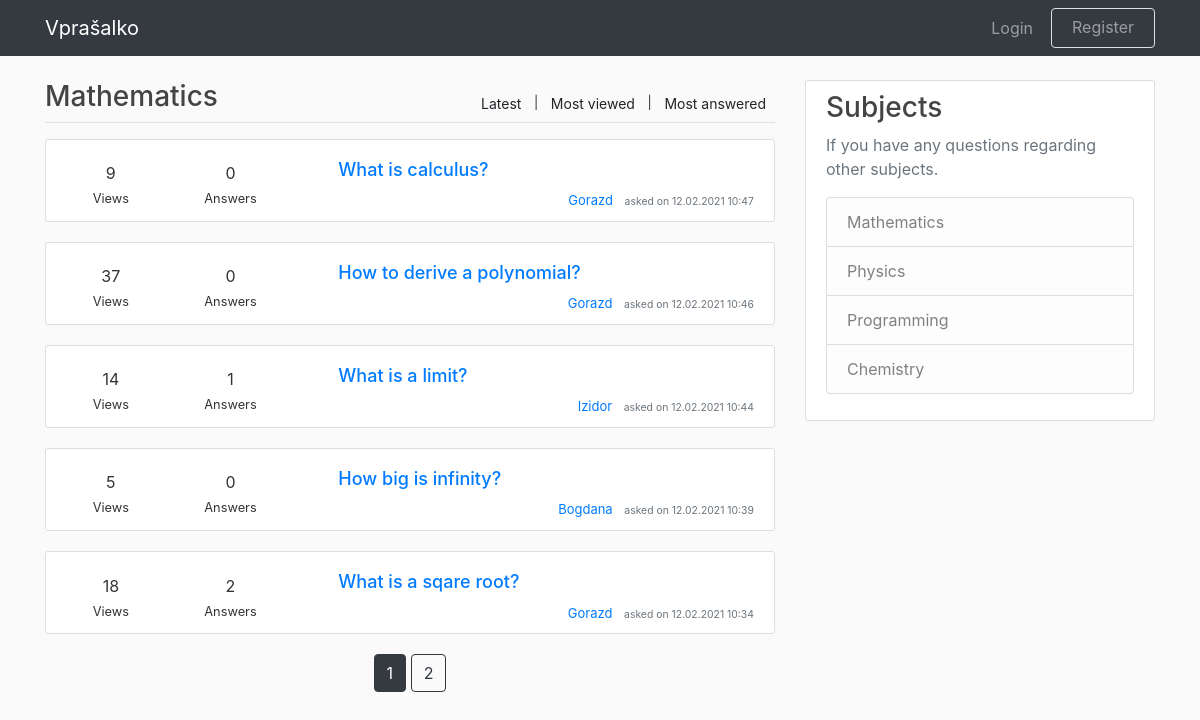
Page /home on the earlier database version.
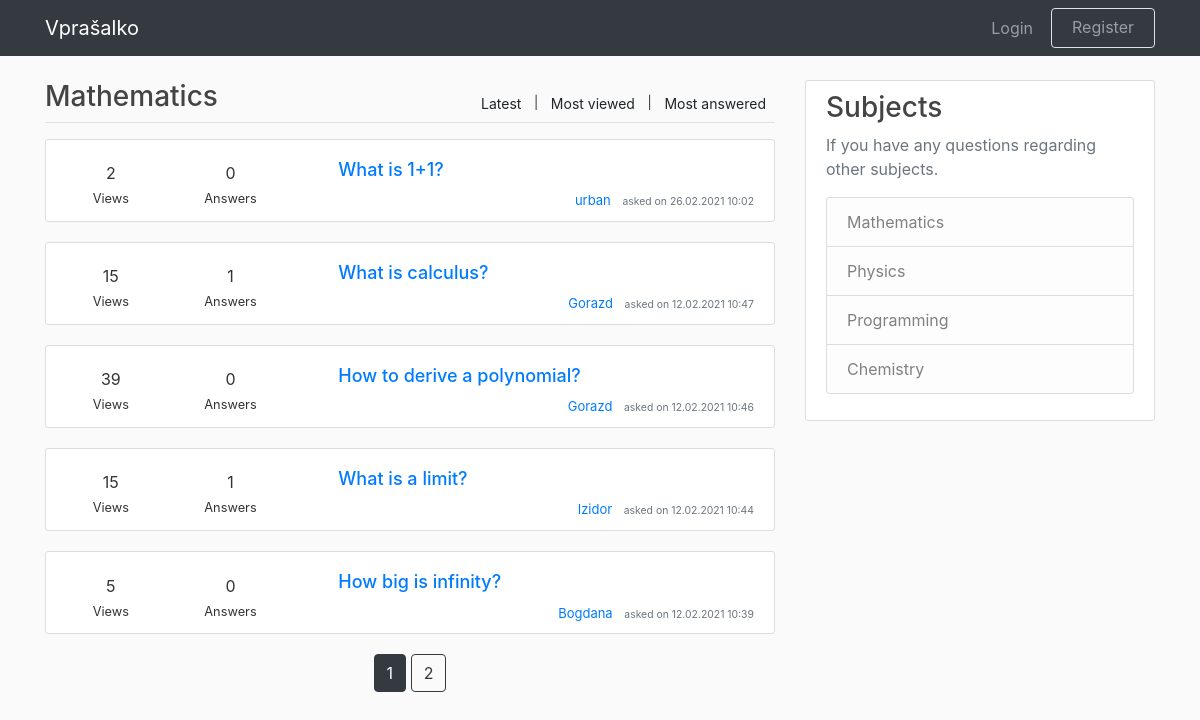
Same page on the later database version.
### application/models.py (models this page shows, shortened)
class Question(db.Model, UserMixin):
    id = db.Column(db.Integer, primary_key=True)
    title = db.Column(db.String(100), nullable=False)
    date_posted = db.Column(
        db.DateTime, nullable=False, default=datetime.utcnow
    )
    content = db.Column(db.Text, nullable=False)
    views = db.Column(db.Integer, default=0)
    num_answers = db.Column(db.Integer, default=0)
    user_id = db.Column(db.Integer, db.ForeignKey('user.id'), nullable=False)
    answers = db.relationship(
        "Answer", backref="title", lazy=True, cascade="all, delete-orphan"
    )

class User(db.Model, UserMixin):
    id = db.Column(db.Integer, primary_key=True)
    username = db.Column(db.String(15), unique=True, nullable=False)
    email = db.Column(db.String(120), unique=True, nullable=False)
    password = db.Column(db.String(20), nullable=False)
    description = db.Column(
        db.String(300), nullable=False, default="No description yet."
    )
    questions = db.relationship('Question', backref='author', lazy=True)
    answers = db.relationship('Answer', backref='author', lazy=True)

### application/routes.py (the view)
@app.route("/")
@app.route("/home")
def home():
    page = request.args.get("page", default=1, type=int)
    questions = (
        Question.query
        .order_by(Question.date_posted.desc())
        .paginate(page=page, per_page=5)
    )
    return render_template("index.html", questions=questions)

### application/templates/index.html
{% extends "layout.html" %}
{% block content %}
    <div class="col-md-8 pd-0 mg-0">
        <div class="forum-title">
            <div class="float-right forum-desc filter">
                <small>
                    <a class="btn btn-sm btn-custom"
                    href="/"> Latest</a> |
                    <a class="btn btn-sm btn-custom"
                    href="{{ url_for('most_viewed') }}">Most viewed</a> |
                    <a class="btn btn-sm btn-custom"
                    href="{{ url_for('most_answered') }}">Most answered</a>
                </small>
            </div>
            <h3>Mathematics</h3>
        </div>
        <hr class="title-line">
        {% for question in questions.items %}
            <article class="media content-section">
                <div class="media-body">
                    <div class="row">
                        <div class="col-md-2 question-info mt-auto mb-auto">
                            <span class="likes-number">{{ question.views }}</span>
                            <div>
                                <small>Views</small>
                            </div>
                        </div>
                        <div class="col-md-2 question-info mt-auto mb-auto">
                            <span class="answers-number">{{ question.num_answers }}</span>
                            <div>
                                <small>Answers</small>
                            </div>
                        </div>
                        <div class="col-md-8 pl-5">
                            <h3>
                                <a class="article-title"
                                href="{{ url_for('question_post', question_id=question.id) }}">
                                    {{ question.title }}
                                </a>
                            </h3>
                            <div class="article-metadata article-info">
                                <a class="mr-2"
                                href="{{ url_for('user_profile', username=question.author.username) }}">
                                    {{ question.author.username }}
                                </a>
                                <small class="text-muted">
                                    asked on {{ question.date_posted.strftime('%d.%m.%Y %H:%M') }}
                                </small>
                            </div>
                        </div>
                    </div>
                </div>
            </article>
        {% endfor %}
        <div class="page-align">
            {% for page_num in questions.iter_pages(
                left_edge=1, right_edge=1, left_current=1, right_current=2
            ) %}
                {% if page_num %}
                    {% if questions.page == page_num %}
                        <a class="btn btn-dark mb-4"
                        href="{{ url_for('home', page=page_num) }}">{{ page_num }}</a>
                    {% else %}
                        <a class="btn btn-outline-dark mb-4"
                        href="{{ url_for('home', page=page_num) }}">{{ page_num }}</a>
                    {% endif %}
                {% else %}
                    ...
                {% endif %}
            {% endfor %}
        </div>
    </div>
    {% include "sidebar.html" %}
{% endblock content %}

### application/templates/layout.html (shortened to what this page needs)
<!DOCTYPE html>
<html lang="en">
<head>
    <link rel="stylesheet"
    href="https://cdn.jsdelivr.net/npm/bootstrap@4.5.3/dist/css/bootstrap.min.css"
>
    <link rel="stylesheet" href="/static/style.css">
</head>
<body>
    <header>
        <nav class="navbar navbar-expand-md navbar-dark bg-dark fixed-top">
            <div class="container">
                <a class="navbar-brand mr-4" href="/">Vprašalko</a>
                <div class="collapse navbar-collapse" id="navbarCollapse">
                    <div class="navbar-nav ml-auto">
                        {% if current_user.is_authenticated %}
                            <a class="nav-item nav-link ask"
                            href="{{ url_for('new_question') }}">Ask a Question</a>
                            <div class="dropdown">
                                <a href="#" class="dropdown-toggle nav-item nav-link"
                                data-toggle="dropdown">
                                    Account <b class="caret"></b>
                                </a>
                                <ul class="dropdown-menu dropdown-menu-right">
                                    <li class="copy">Account</li>
                                    <hr class="dropdown-line">
                                    <li>
                                        <a class=" nav-item nav-link"
                                        href="{{ url_for('profile') }}">
                                            Profile
                                        </a>
                                    </li>
                                    <li>
                                        <a class=" nav-item nav-link"
                                        href="{{ url_for('edit_profile') }}">
                                            Edit Profile
                                        </a>
                                    </li>
                                    <li>
                                        <a class=" nav-item nav-link" href="{{ url_for('logout') }}">
                                            Log Out
                                        </a>
                                    </li>
                                </ul>
                            </div>
                        {% else %}
                            <a class="nav-item nav-link login" href="{{ url_for('login') }}">Login</a>
                            <button class="btn border register-btn btn-outline-secondary" type="button">
                                <a class="nav-item nav-link register" href="{{ url_for('register') }}">
                                    Register
                                </a>
                            </button>
                        {% endif %}
                    </div>
                </div>
            </div>
        </nav>
    </header>
    <main class="container">
        <div class="row">
            {% block content %}{% endblock content %}
        </div>
    </main>
</body>
</html>

### application/templates/sidebar.html
<div class="col-md-4 ml-auto">
    <div class="content-section">
        <h3>Subjects</h3>
        <p class="text-muted"> If you have any questions regarding other subjects.
            <ul class="list-group">
                <li class="list-group-item list-group-item-light">
                    <a class="sidebar-link" href="/">Mathematics</a>
                </li>
                <li class="list-group-item list-group-item-light">Physics</li>
                <li class="list-group-item list-group-item-light">Programming</li>
                <li class="list-group-item list-group-item-light">Chemistry</li>
            </ul>
        </p>
    </div>
</div>

### application/static/style.css (style rules this page uses)
body { background: #fafafa; color: #333333; margin-top: 5rem; }
h1, h2, h3, h4, h5, h6 { color: #444444; }
.login { margin-right: 10px; }
.register { padding-top: 0px; margin-top: 0px; }
.register-btn { height: 40px; }
.border { border: white; }
.content-section { background: #ffffff; padding: 10px 20px; border: 1px solid #dddddd; border-radius: 3px; margin-bottom: 20px; }
.filter { margin-top: 8px; }
.title-line { margin-top: 0px; }
.question-info { padding-top: 10px; text-align: center; }
.article-title { font-size: large; text-align: center }
.article-info { text-align: right; font-size: small; }
.page-align { text-align: center; }
.sidebar-link { color: inherit; }

Differences in the rows shown:
no longer on this page (row unchanged): Question: views "18", num_answers "2", title "What is a sqare root?", author.username "Gorazd", date_posted "12.02.2021 10:34"
added Question: views "2", num_answers "0", title "What is 1+1?", author.username "urban", date_posted "26.02.2021 10:02"
changed Question "What is calculus?": views "9" → "15"; num_answers "0" → "1"
changed Question "How to derive a polynomial?": views "37" → "39"
changed Question "What is a limit?": views "14" → "15"
